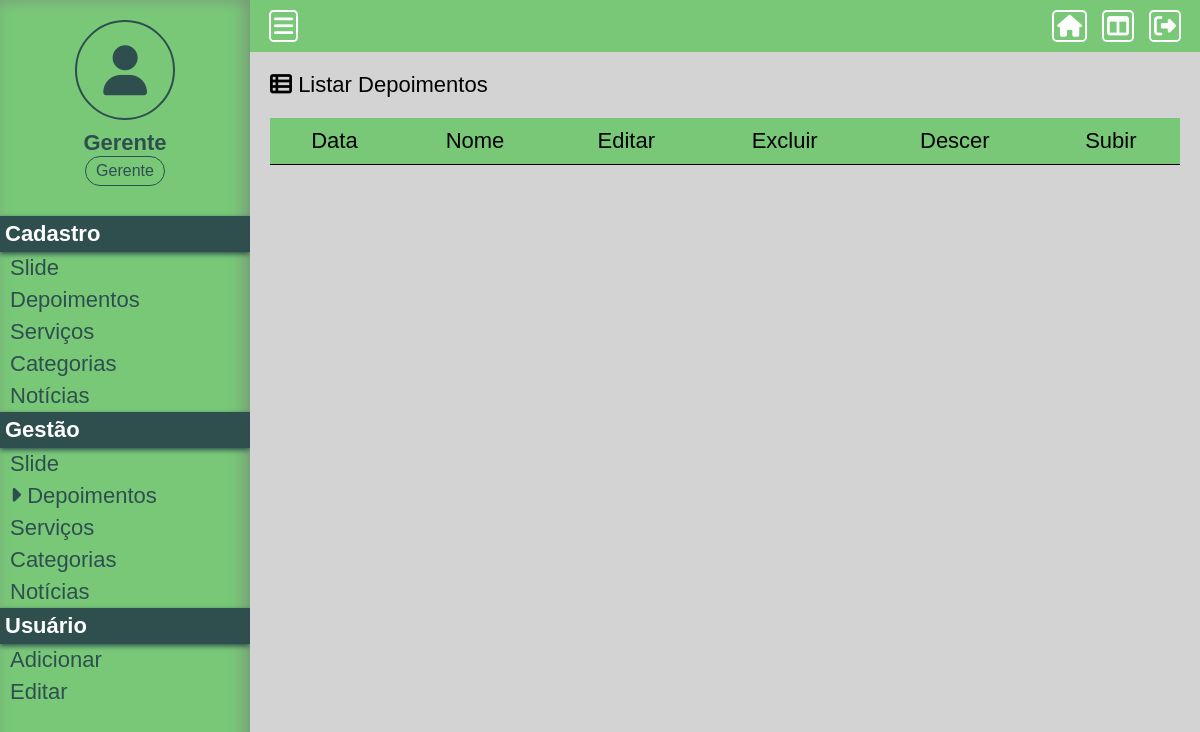
Before: /Projeto01/painel/gerir-depoimento (signed in) with the older database file.
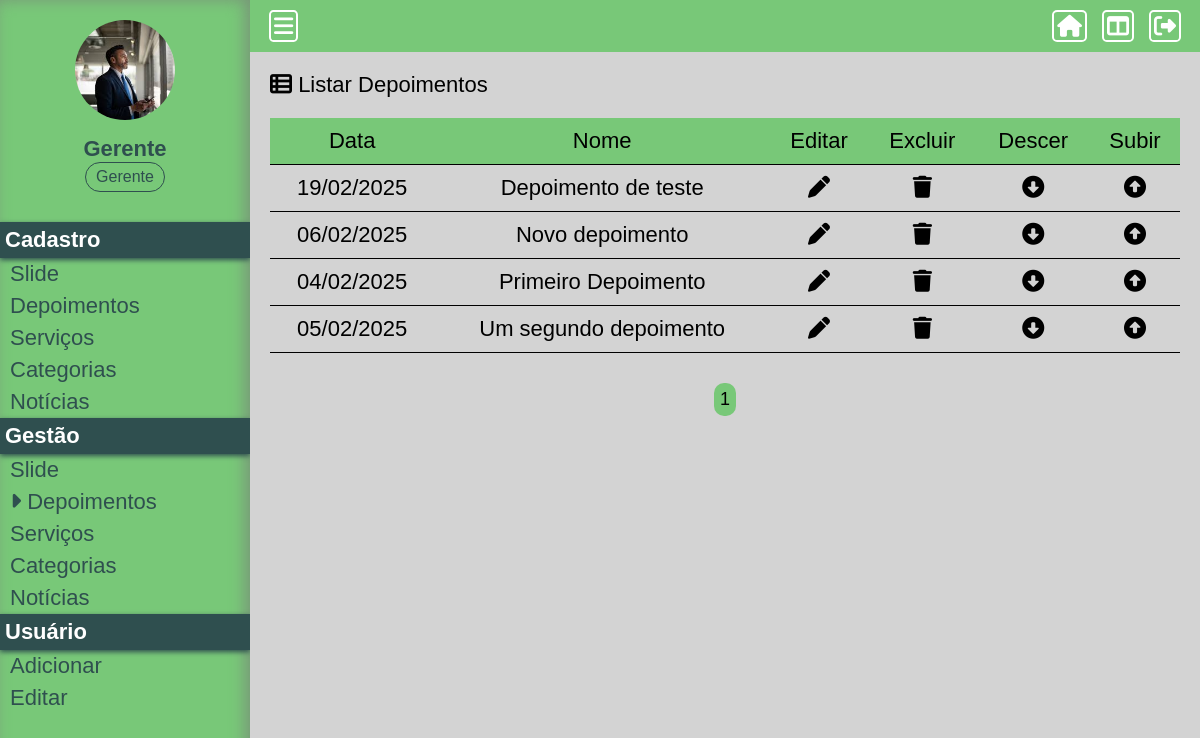
After: the same page with the newer database file.
### Projeto01/assets/classes/MySql.php (called while the page is built)
<?php
    class MySql {
        private static $pdo;
        public static function conectar() {
            if(self::$pdo == null) {
                try {
                    self::$pdo = new PDO('mysql:host='.HOST.';dbname='.DATABASE, USER, PASSWORD, array(PDO::MYSQL_ATTR_INIT_COMMAND => "SET NAMES utf8"));
                    self::$pdo -> setAttribute(PDO::ATTR_ERRMODE, PDO::ERRMODE_EXCEPTION);
                } catch(\Throwable $th) {
                    echo '<h4>Não foi possível realizar a conexão com o banco de dados</h4>';
                }
            }
            return self::$pdo;
        }
    }
?>

### Projeto01/assets/classes/Util.php (called while the page is built, shortened)
<?php
	class Util {
		public static function dateFormat($date) {
			$data = explode('-', $date);
			$data = $data[2].'/'.$data[1].'/'.$data[0];
			return $data;
		}
	}
?>

### Projeto01/painel/pages/gerir-depoimento.php (the view, shortened to what the changed rows need)
<?php
	$paginaAtual = isset($_GET['pagina']) ? (int) $_GET['pagina'] : 1;
	$porPagina = 5;
	$depoimentos = Painel::getAll(TABELA_DEPOIMENTOS, (($paginaAtual - 1)*$porPagina), $porPagina);
?>
<div class="box-content">
	<h2><i class="fa-solid fa-table-list"></i> Listar Depoimentos</h2>
	<div class="wraper-table">
		<table>
			<?php foreach($depoimentos as $key => $value) {?>
			<tr>
				<td><?php echo Util::dateFormat($value['data'])?></td>
				<td><?php echo $value['nome'];?></td>
				<td><a href="<?php echo INCLUDE_PATH_PAINEL ?>editar-depoimento?id=<?php echo $value['id'];?>" class="edit"><i class="fa-solid fa-pen"></i></a></td>
				<td><a actionBtn="delete" href="<?php echo INCLUDE_PATH_PAINEL ?>gerir-depoimento?excluir=<?php echo $value['id'];?>" class="delete"><i class="fa-solid fa-trash"></i></a></td>
				<td><a href="<?php echo INCLUDE_PATH_PAINEL;?>gerir-depoimento?order=up&id=<?php echo $value['id'];?>" class="order-down"><i class="fa-solid fa-circle-down"></i></a></td>
				<td><a href="<?php echo INCLUDE_PATH_PAINEL;?>gerir-depoimento?order=down&id=<?php echo $value['id'];?>" class="order-up"><i class="fa-solid fa-circle-up"></i></a></td>
			</tr>
			<?php }?>
		</table>
	</div>
	<div class="paginacao">
		<?php
		$totalPaginas = ceil(count(Painel::getAll(TABELA_DEPOIMENTOS)) / $porPagina);
		for($i = 1; $i <= $totalPaginas; $i++) {
			if($i == $paginaAtual)
				echo '<a href="'.INCLUDE_PATH_PAINEL.'gerir-depoimento?pagina='.$i.'" class="page-selected">'.$i.'</a>';
			else
				echo '<a href="'.INCLUDE_PATH_PAINEL.'gerir-depoimento?pagina='.$i.'">'.$i.'</a>';
		}
		?>
	</div>
</div>

### Projeto01/painel/main.php (shortened to what the changed rows need)
<!DOCTYPE html>
<html lang="en">
<head>
	<link rel="stylesheet" href="https://cdnjs.cloudflare.com/ajax/libs/font-awesome/6.6.0/css/all.min.css"
 />
	<link rel="stylesheet" href="<?php echo INCLUDE_PATH_PAINEL; ?>css/style.css">
</head>
<body>
	<aside>
		<div class="box-usuario">
			<?php if ($_SESSION['img'] == '') { ?>
				<div class="avatar-usuario">
					<a href="<?php echo INCLUDE_PATH_PAINEL; ?>perfil">
						<i class="fa-solid fa-user"></i>
					</a>
				</div>
			<?php } else { ?>
				<div class="imagem-usuario">
					<a href="<?php echo INCLUDE_PATH_PAINEL; ?>perfil">
						<img src="<?php echo INCLUDE_PATH_PAINEL; ?>uploads/<?php echo $_SESSION['img']; ?>">
					</a>
				</div>
			<?php } ?>
			<div class="nome-usuario">
				<h2><?php echo $_SESSION['nome'] ?></h2>
			</div>
		</div>
		<div class="items-menu">
			<h2 <?php verificaPermissaoMenu(2) ?>>Cadastro</h2>
			<h2 <?php verificaPermissaoMenu(2) ?>>Gestão</h2>
			<h2>Usuário</h2>
		</div>
	</aside>
	<div class="content">
		<?php
		Painel::loadPage();
		?>
	</div>
</body>
</html>

Changed rows visible on the page:
added tb_admin.depoimentos: data "19/02/2025", nome "Depoimento de teste"
added tb_admin.depoimentos: data "06/02/2025", nome "Novo depoimento"
added tb_admin.depoimentos: data "04/02/2025", nome "Primeiro Depoimento"
added tb_admin.depoimentos: data "05/02/2025", nome "Um segundo depoimento"
Other visible differences:
new list line: "1"
